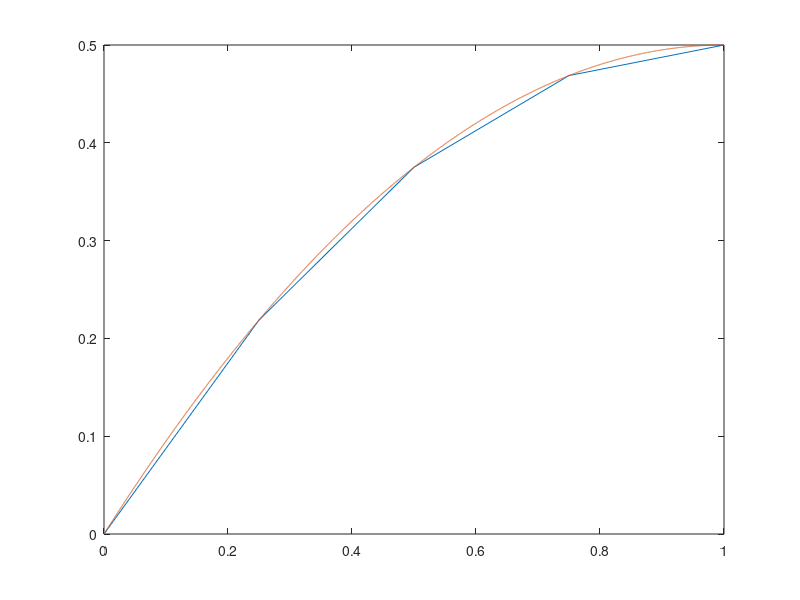

Reproduce this figure in MATLAB.
% Properties of the bar:
E = @(z)(1.0);
A = @(z)(1.0);
rho = @(z)(1.0);
% Force per unit length from self weight:
g = 1.0;
f = @(z)(rho(z)*A(z)*g);
% Finite element mesh:
z_nodes = [0,0.25,0.5,0.75,1];
N_node = numel(z_nodes);
L = z_nodes(N_node);
N_el = N_node-1;
% In 2D or 3D, this would come from a 
% data file determining mesh connectivity.
el_node_map = zeros(N_el,2);
for i=1:N_el
    el_node_map(i,1) = i;
    el_node_map(i,2) = i+1;
end
% Initialize stiffness matrix and
% load vector to zero:
K = zeros(N_node,N_node);
F = zeros(N_node,1);
% Loop over elements:
for el=1:N_el
    % Nodes corresponding to this
    % element:
    node1 = el_node_map(el,1);
    node2 = el_node_map(el,2);
    z1 = z_nodes(node1);
    z2 = z_nodes(node2);
    h = z2-z1;
    % One-point quadrature:
    z_mid = 0.5*(z1+z2);
    phi1 = 0.5; % (midpoint evaluation)
    phi2 = 0.5;
    phi1_prime = 1/h; % (constant derivative)
    phi2_prime = -1/h;
    EA = E(z_mid)*A(z_mid);
    % Add element's integrals to stiffness matrix 
    % and load vector:
    K(node1,node1) = K(node1,node1) + h*EA*phi1_prime*phi1_prime;
    K(node1,node2) = K(node1,node2) + h*EA*phi1_prime*phi2_prime;
    K(node2,node1) = K(node2,node1) + h*EA*phi2_prime*phi1_prime;
    K(node2,node2) = K(node2,node2) + h*EA*phi2_prime*phi2_prime;
    F(node1) = F(node1) + h*f(z_mid)*phi1;
    F(node2) = F(node2) + h*f(z_mid)*phi2;
end
% Apply boundary condition at z=0 (node 1):
F(1) = 0;
K(1,:) = 0;
K(1,1) = 1;
% Solve system:
alpha = K\F;
% Plot the result:
plot(z_nodes,alpha);

% Exact solution for E=A=rho=g=1; not
% relevant if the coefficients are modified.
u_exact = @(z)(0.5*z.*(2*L-z));
z_fine = linspace(0,L,10000);
hold on;
plot(z_fine,u_exact(z_fine));